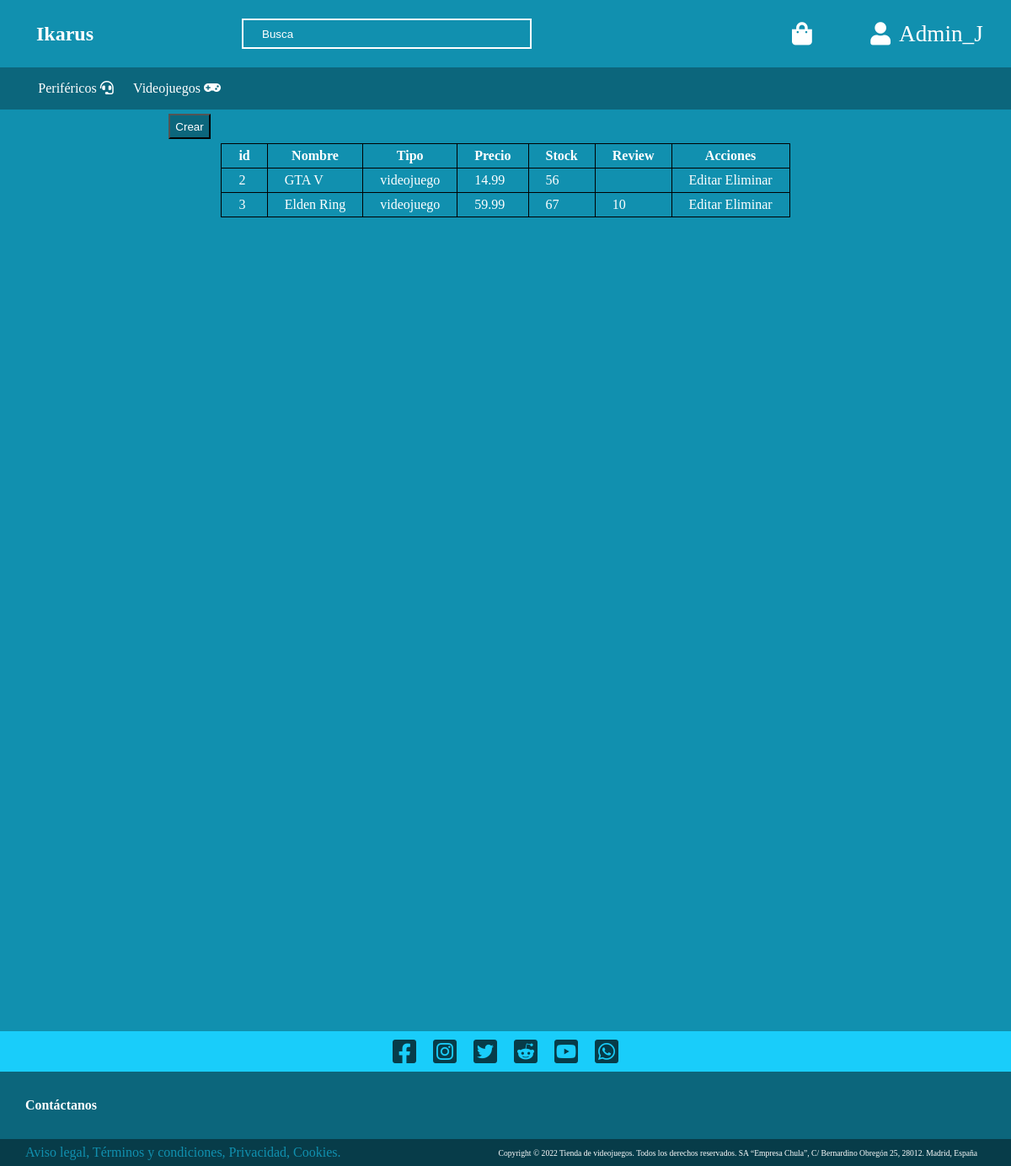
The page /private/tablaVideojuegos.php (signed in) on the database its author committed.
### tables this page shows
CREATE TABLE if NOT EXISTS 4_producto (
	id INT PRIMARY KEY AUTO_INCREMENT,
	nombre VARCHAR(45) NOT NULL,
	tipo ENUM('videojuego', 'periférico') NOT NULL,
	precio DECIMAL(10, 2) NOT NULL,
	stock INT NOT NULL,
	review INT,
	ruta VARCHAR(50) NOT NULL UNIQUE
);

### db/Database.php (called while the page is built, shortened)
<?php
class Database
{
  public static function conectar()
  {
    $drvr = 'mysql';
    $db = 'ikarus';
    $host = 'localhost';
    $user = 'root';
    $pswd = '';
    $port = '3306';
    $dns = "$drvr:dbname=$db;host=$host;port=$port";
    try {
      $dbh = new PDO($dns, $user, $pswd);
    } catch (PDOException $e) {
      echo 'falló la conexión' . $e->getMessage();
    }
    return $dbh;
  }
  public static function getAll($tabla)
  {
    if ($tabla == 2) {
      $sql = "SELECT * FROM 4_producto where tipo='videojuego'";
      $resultado = self::conectar()->query($sql);
    }
    return $resultado;
  }
}

### private/tablaVideoJuegos.php (the view, shortened to what this page needs)
<?php
require_once('../db/Database.php');
require_once('../public/Generate.php');
$nombre = 'Usuario';
$resultado = Database::getAll(Database::VIDEOJUEGOS);
if (isset($_SESSION['user'])) {
  if ($_SESSION['user']['rol_id'] == 1) {
    header('Location: ../index.php');
  } else if ($_SESSION['user']['rol_id'] == 2) {
    $nombre = $_SESSION['user']['usuario'];
  }
} else {
  header('Location: ../auth/login.php');
}
?>
<!DOCTYPE html>
<html>
<head>
  <link rel="stylesheet" href="../styles/style.css">
  <link rel="stylesheet" type="text/css" href="./../styles/tablaPerifericos.css">
  <link rel="stylesheet" href="https://cdnjs.cloudflare.com/ajax/libs/font-awesome/5.15.3/css/all.min.css">
</head>
<body>
  <?php
  echo Generate::generateNav($nombre, 'Cerrar', Generate::PRIVATE);
  ?>
  <main>
    <button class="crear"><a href="create.php">Crear</a></button>
    <table>
      <?php
      echo '<thead>';
      echo '<th>' . 'id' . '</th>';
      echo '<th>' . 'Nombre' . '</th>';
      echo '<th>' . 'Tipo' . '</th>';
      echo '<th>' . 'Precio' . '</th>';
      echo '<th>' . 'Stock' . '</th>';
      echo '<th>' . 'Review' . '</th>';
      echo '<th>' . 'Acciones' . '</th>';
      echo '</thead>';
      echo '<tbody>';
      foreach ($resultado as $row) {
        echo '<tr>';
        echo '<td>' . $row['id'] . '</td>';
        echo '<td>' . $row['nombre'] . '</td>';
        echo '<td>' . $row['tipo'] . '</td>';
        echo '<td>' . $row['precio'] . '</td>';
        echo '<td>' . $row['stock'] . '</td>';
        echo '<td>' . $row['review'] . '</td>';
        echo "<td> <a href='edit.php?tabla=videojuegos&id=" . $row['id'] . "'>Editar</a>
                      <a href='delete.php?tabla=videojuegos&id=" . $row['id'] . "'>Eliminar</a> </td>";
        echo '</tr>';
      }
      echo '</tbody>';
      ?>
    </table>
  </main>
  <?php
  echo Generate::generateFooter(Generate::PRIVATE);
  ?>
</body>
</html>

### styles/style.css (style rules this page uses)
body { min-height: 100vh; margin: 0px; color: white; font-family: "Times New Roman", Times, serif; }
a { text-decoration: none; color: white; }
main { background-color: #1190af; min-height: calc(80vh + 23px); }

### styles/tablaPerifericos.css (style rules this page uses)
body { background-color: #1190af; min-height: 100vh; }
main { min-height: 136.8vh; display: flex; justify-content: center; }
body { margin: 0px; }
a { text-decoration: none; color: white; }
table, td, th { border: 1px solid black; }
table { border-collapse: collapse; position: absolute; margin-top: 40px; }
td, th { padding-left: 20px; padding-right: 20px; padding-top: 5px; padding-bottom: 5px; }
button { background-color: #0c667c; color: white; }
.crear { position: absolute; width: 50px; height: 30px; margin-top: 5px; margin-right: 750px; }

### rows shown on the page
4_producto: id "2", nombre "GTA V", tipo "videojuego", precio "14.99", stock "56"
4_producto: id "3", nombre "Elden Ring", tipo "videojuego", precio "59.99", stock "67", review "10"

### other values the page prints
$nombre "Admin_J"
